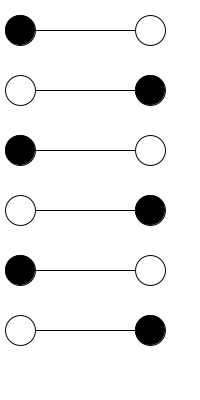
Frame 1 (no input)
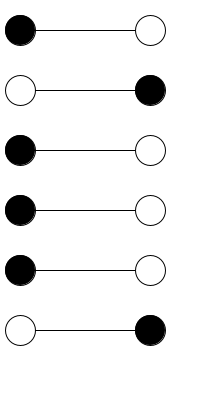
Frame 60 (the mouse pressed at the canvas centre just before this capture)
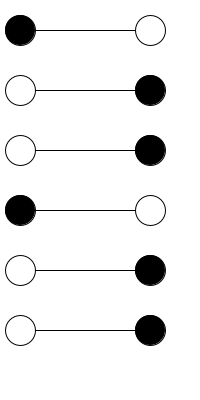
Frame 120 (the mouse held since frame 60 and released just before this capture)

The Processing sketch that drew these frames (run headless with seeded random() and noise(); from frame 60 on, the mouse is pressed at the canvas centre):

// Processing sketch: processing_48611
// ── processing_48611.pde

int x = 0; 
 
  int a1;
  int a2;
  int b1;
  int b2;
  int c1;
  int c2;
 
 //extras?
  int d1;
  int d2;
  int e1;
  int e2;
  int f1;
  int f2;
  
void setup(){
  size(200,400);
 
  //variables
 
 
 
}
 
void draw(){
 
 
  background(255);
 
 
 
 
  //lines
 
  line(20,30,160,30);
  line(20,90,160,90);
  line(20,150,160,150);
  line(20,210,160,210);
  line(20,270,160,270);
  line(20,330,160,330);
 
 
  //animate
 
  x = x+1;
 
  //conditions
 
  if(x == 360){
    x = 0;
  }
 
  //first pair
  if(x > 0 && x < 180){
    a1 = 0;
    a2 = 255;
  }
  else if(x > 180 && x < 360){
    a1 = 255;
    a2 = 0;
  }
  //second pair
  if(x > 120 && x < 300){
    b1 = 0;
    b2 = 255;
  }
  else if(x > 300 && x< 360 || x > 0 && x < 120){
    b1 = 255;
    b2 = 0;
  }
  //third pair
  if(x > 240 && x < 360 || x > 0 && x < 60){
    c1 = 0;
    c2 = 255;
  }
  else if(x > 60 && x < 240){
    c1 = 255;
    c2 = 0;
  }
  
  //EXTRAS?
  
    //fourth pair
  if(x > 30 && x < 210){
    d1 = 0;
    d2 = 255;
  }
  else if(x > 210 && x < 360 || x > 0 && x < 30){
    d1 = 255;
    d2 = 0;
  }
  //fifth pair
  if(x > 150 && x < 330){
    f1 = 0;
    f2 = 255;
  }
  else if(x > 330 && x< 360 || x > 0 && x < 150){
    f1 = 255;
    f2 = 0;
  }
  //sixth pair
  if(x > 270 && x < 360 || x > 0 && x < 90){
    e1 = 0;
    e2 = 255;
  }
  else if(x > 90 && x < 270){
    e1 = 255;
    e2 = 0;
  }
 
  //circles
  fill(a1);
  ellipse(20,30,30,30);
  fill(a2);
  ellipse(150,30,30,30);
  fill(b1);
  ellipse(20,90,30,30);
  fill(b2);
  ellipse(150,90,30,30);
  fill(c1);
  ellipse(20,150,30,30);
  fill(c2);
  ellipse(150,150,30,30);
  fill(d1);
  ellipse(20,210,30,30);
  fill(d2);
  ellipse(150,210,30,30);
  fill(e1);
  ellipse(20,270,30,30);
  fill(e2);
  ellipse(150,270,30,30);
  fill(f1);
  ellipse(20,330,30,30);
  fill(f2);
  ellipse(150,330,30,30);
 
}
